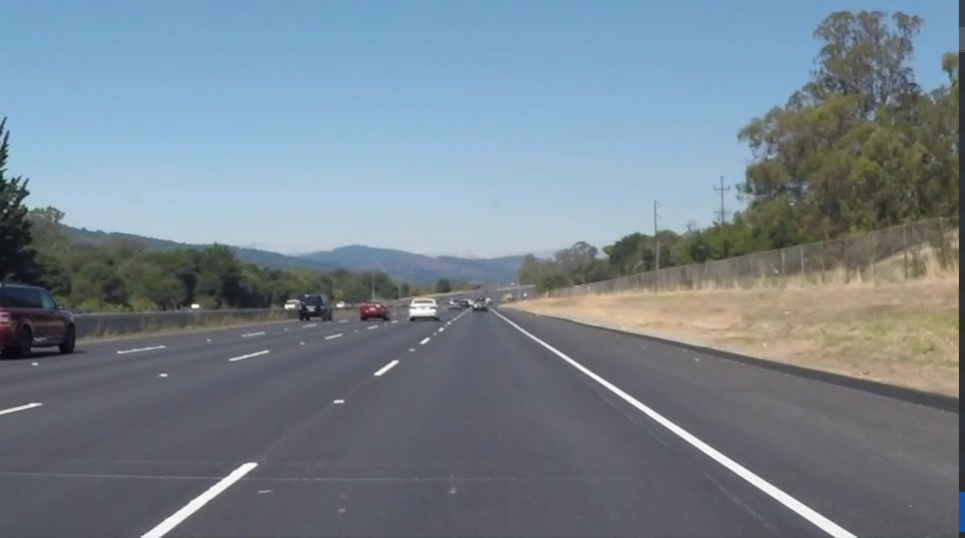
#> input picture way4.jpg, 965 x 538 px
$ python lane_detection_2.py   (older library calls are emulated)
#> lines starting #> are read from the running program, lines starting #| are printed output that depends on the picture; after the words box and inside, x2 and y2 are one past the last pixel; in counts of white or black regions, pixels touching at a corner belong together; long printed decimals are rounded
#!/user/bin/env python
# -*- coding:utf-8 -*-

import cv2
import numpy as np
import matplotlib.pyplot as plt
import matplotlib.image as mplimg

# 高斯滤波核大小
blur_ksize = 5

# Canny边缘检测高低阈值
canny_lth = 50
canny_hth = 150

# 霍夫变换参数
rho = 1 #rho的步长，即直线到图像原点(0,0)点的距离
theta = np.pi / 180 #theta的范围
threshold = 15 #累加器中的值高于它时才认为是一条直线
min_line_len = 40 #线的最短长度，比这个短的都被忽略
max_line_gap = 20 #两条直线之间的最大间隔，小于此值，认为是一条直线

def information(image):
    print(image.shape);
    height = image.shape[0]
    width = image.shape[1]
    channels = image.shape[2]
    print("width: %s,height: %s,channels: %s"%(width,height,channels))

def process_an_image(img):
    # 1. 灰度化、滤波和Canny
    gray = cv2.cvtColor(img, cv2.COLOR_RGB2GRAY)
    cv2.imshow("gray", gray)#转化为灰度图像

    plt.hist(gray.ravel(), 256, (0, 256))
    plt.show()

    #dst = cv2.equalizeHist(gray)
    #cv2.imshow("dst",dst)#直方图整体均衡化

    clahe = cv2.createCLAHE(clipLimit=2.0, tileGridSize=(3, 3))
    dst = clahe.apply(gray)#直方图局部自适应均衡化
    cv2.imshow("dst", dst)
    plt.hist(dst.ravel(), 256, (0, 256))
    plt.show()

    blur_gray = cv2.GaussianBlur(dst, (blur_ksize, blur_ksize), 1)
    #blur_gray = cv2.blur(gray,(5,5))#均值模糊
    #blur_gray = cv2.medianBlur(gray,5)#中值滤波
    cv2.imshow("blur_gray", blur_gray)#高斯滤波

    # [8 lines of commented-out code are left out]

    """kernel1 = np.array([[0, 1, 2], [-1, 0, 1], [-2, -1, 0]])  #自定义算子
    a = cv2.filter2D(blur_gray, cv2.CV_32F, kernel=kernel1)
    kernel2 = np.array([[-2, -1, 0], [-1, 0, 1], [0, 1, 2]])
    b = cv2.filter2D(blur_gray, cv2.CV_32F, kernel=kernel2)  # 图像卷积运算
    mid = cv2.addWeighted(a, 0.5, b, 0.5, 0)
    edges = cv2.convertScaleAbs(mid)  # 变成8位单通道255结果，
    cv2.imshow("custom",edges)"""


    edges = cv2.Canny(blur_gray, canny_lth, canny_hth)  # canny边缘检测
    cv2.imshow("edges", edges)

    # 2. 标记四个坐标点用于ROI截取
    rows, cols = edges.shape#图像的高与宽
    points = np.array([[(0, 500), (480, 325), (520, 325), (960, 500)]])
    # [[[0 540], [460 325], [520 325], [959 540]]]
    roi_edges = roi_mask(edges, points)
    cv2.imshow("roi_edges",roi_edges)

    # 3. 霍夫直线提取
    drawing, lines = hough_lines(roi_edges, rho, theta,threshold, min_line_len, max_line_gap)

    # 4. 车道拟合计算
    draw_lanes(drawing, lines)


    # 5. 最终将结果合在原图上
    result = cv2.addWeighted(img, 0.9, drawing, 0.2, 0)
    return result


def roi_mask(img, corner_points):

    mask = np.zeros_like(img)# 创建掩膜
    cv2.fillPoly(mask, corner_points, 255)

    masked_img = cv2.bitwise_and(img, mask)
    return masked_img


def hough_lines(img, rho, theta, threshold, min_line_len, max_line_gap):
    # 统计概率霍夫直线变换
    lines = cv2.HoughLinesP(img, rho, theta, threshold,
                            minLineLength=min_line_len, maxLineGap=max_line_gap)
    #rho: 线段以像素为单位的距离精度，double类型的，推荐用1.0 ；theta： 线段以弧度为单位的角度精度，推荐用numpy.pi/180；
    # 新建一副空白画布

    drawing = np.zeros((img.shape[0], img.shape[1], 3), dtype=np.uint8)
    #画出直线检测结果
    draw_lines(drawing, lines)

    return drawing, lines


def draw_lines(img, lines, color=[0, 0, 255], thickness=1):#画线
    for line in lines:
        for x1, y1, x2, y2 in line:
            cv2.line(img, (x1, y1), (x2, y2), color, thickness)


def draw_lanes(img, lines, color=[255, 0, 0], thickness=8):#画车道线
    # a. 划分左右车道列表
    left_lines, right_lines = [], []
    for line in lines:
        for x1, y1, x2, y2 in line:
            k = (y2 - y1) / (x2 - x1)
            if k < 0:#根据斜率划分左右线段
                left_lines.append(line)
            else:
                right_lines.append(line)

    if (len(left_lines) <= 0 or len(right_lines) <= 0):
        return

    # b. 清理异常数据
    clean_lines(left_lines,0.1)
    clean_lines(right_lines, 0.1)

    #for line in left_lines:
    #   for x1,y1,x2,y2 in line:
    #        cv2.line(img, (x1,y1),(x2,y2), [0, 0, 255], 15)


    # c. 得到左右车道线点的集合，拟合直线
    left_points = [(x1, y1) for line in left_lines for x1, y1, x2, y2 in line]
    # 提取左侧直线族中的所有的第一个点
    left_points = left_points + [(x2, y2)for line in left_lines for x1, y1, x2, y2 in line]
    # 提取左侧直线族中的所有的第二个点
    right_points = [(x1, y1)for line in right_lines for x1, y1, x2, y2 in line]
    # 提取右侧直线族中的所有的第一个点
    right_points = right_points + [(x2, y2) for line in right_lines for x1, y1, x2, y2 in line]
    # 提取右侧侧直线族中的所有的第二个点
    left_results = least_squares_fit(left_points, 325, img.shape[0])
    # 拟合点集，生成直线表达式，并计算左侧直线在图像中的两个端点的坐标
    right_results = least_squares_fit(right_points, 325, img.shape[0])
    # 拟合点集，生成直线表达式，并计算右侧直线在图像中的两个端点的坐标,325是y最小,最大是图像y

    # 注意这里点的顺序
    #vtxs = np.array([[left_results[1], left_results[0], right_results[0], right_results[1]]])

    # d.填充车道区域
    #cv2.fillPoly(img, vtxs, (0, 255, 0))

     #或者只画车道线
    cv2.line(img, left_results[0], left_results[1], [0, 255, 0], 8)
    cv2.line(img, right_results[0], right_results[1], [0, 255, 0],8)

    kl =(left_results[1][1] - left_results[0][1])/(left_results[1][0] - left_results[0][0])
    kr =(right_results[1][1] - right_results[0][1])/(right_results[1][0] - right_results[0][0])
    c = kr/(kr - kl)
    print(c)

def clean_lines(lines, threshold):
    # 迭代计算斜率均值，排除掉与差值差异较大的数据
    slope = [(y2 - y1) / (x2 - x1)
             for line in lines for x1, y1, x2, y2 in line]
    while len(lines) > 0:#计算斜率平均值
        mean = np.mean(slope)#计算斜率平均值,因为后面会将直线和斜率值弹出
        diff = [abs(s - mean) for s in slope]#计算每条直线斜率与平均值的差值
        idx = np.argmax(diff)#找出差值最大的下标
        if diff[idx] > threshold:# 如果下标对应的差值大于threshold就删去该直线
            slope.pop(idx)#弹出斜率
            lines.pop(idx)#弹出直线
        else:
            break

#拟合点集，生成直线表达式，并计算直线在图像中的两个端点的坐标
def least_squares_fit(point_list, ymin, ymax):
    # 最小二乘法拟合
    x = [p[0] for p in point_list]#提取x
    y = [p[1] for p in point_list]#提取y

    fit = np.polyfit(y, x, 1)#用一次多项式x=a*y+b拟合这些点，fit是(a,b)，1代表线性
    fit_fn = np.poly1d(fit)  #生成多项式对象a*y+b

    xmin = int(fit_fn(ymin))#计算这条直线在图像中最左侧的横坐标
    xmax = int(fit_fn(ymax))#计算这条直线在图像中最右侧的横坐标

    print(xmin,ymin,xmax,ymax)
    return [(xmin, ymin), (xmax, ymax)]

if __name__ == "__main__":
    img = cv2.imread('way4.jpg')
#> img is the input picture: shape (538, 965, 3); mean B, G, R 141.9, 131.3, 117.5
    #plt.imshow(img)
    #plt.show()
    information(img)
#| (538, 965, 3)
#| width: 965,height: 538,channels: 3
    result = process_an_image(img)
#> in process_an_image, `gray = cv2.cvtColor(img, cv2.COLOR_RGB2GRAY)`:
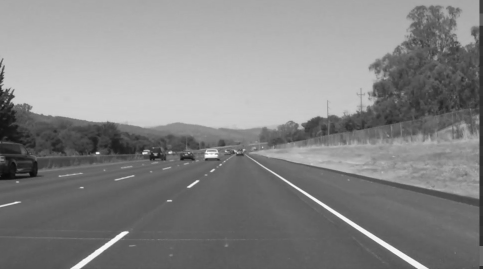
#> gray: shape (538, 965) (shown at 1/2 size); min 8, max 255, mean 132.9
#> in process_an_image, `dst = clahe.apply(gray)#直方图局部自适应均衡化`:
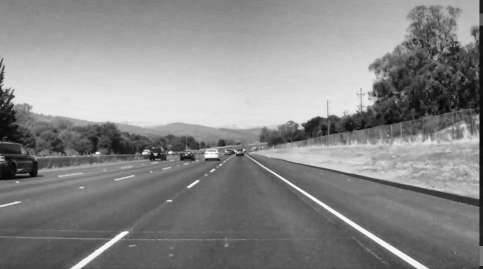
#> dst: shape (538, 965) (shown at 1/2 size); min 4, max 255, mean 136.6
#> in process_an_image, `plt.show()`:
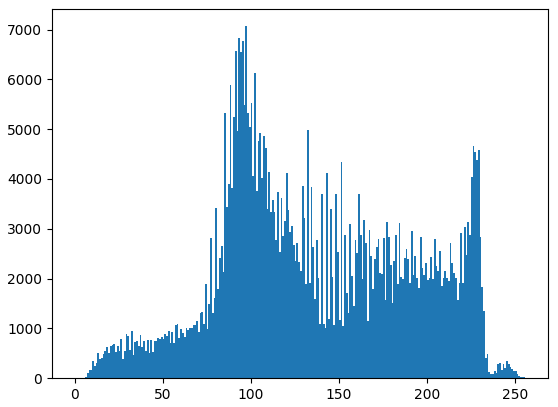
#> figure drawn by matplotlib, 1 panel; tallest bar 7067 high, from x = 97 to 98
#> in process_an_image, `edges = cv2.Canny(blur_gray, canny_lth, canny_hth)`:
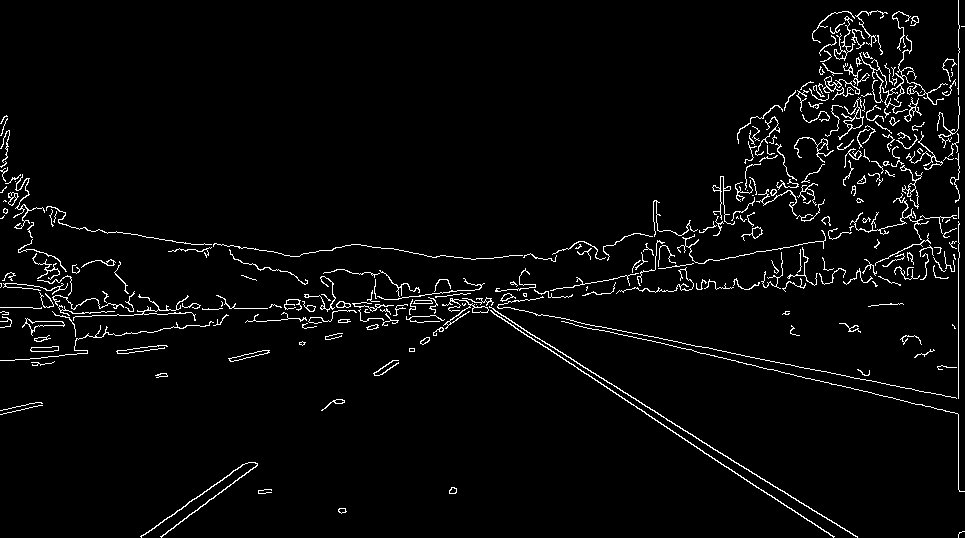
#> edges: shape (538, 965); 3.3% white in thin lines or dots
#> in roi_mask, `masked_img = cv2.bitwise_and(img, mask)`:
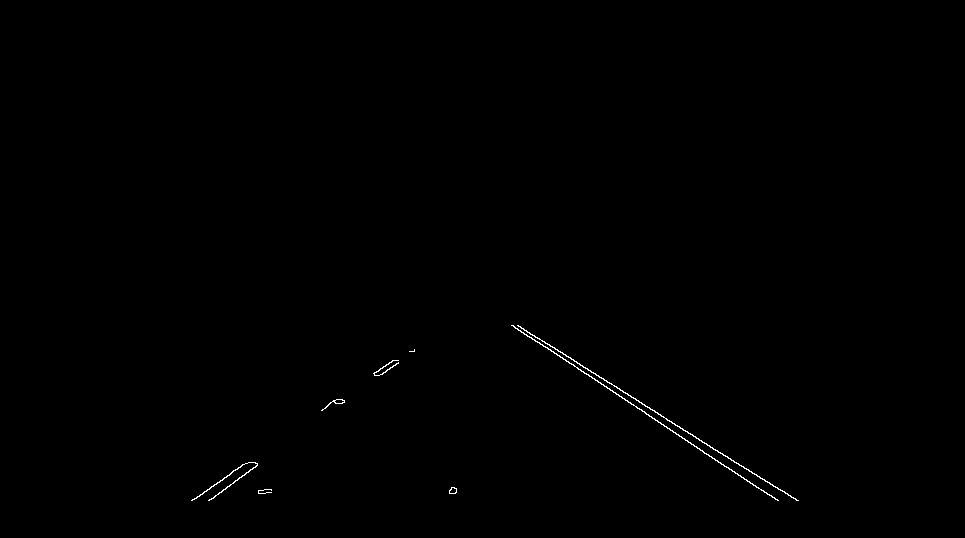
#> masked_img: shape (538, 965); 0.25% white in thin lines or dots, all inside (x1, y1, x2, y2) = (191, 325, 799, 501)
#> in hough_lines, `lines = cv2.HoughLinesP(img, rho, theta, threshold, minLineLength=min_..`: lines = 14 rows, first 6: [577, 363, 796, 500], [515, 328, 728, 467], [646, 414, 778, 500], [727, 456, 798, 500], [517, 325, 579, 363], [208, 500, 257, 464]
#> the loop in draw_lines, `for line in lines:` made 14 passes
#> the loop in draw_lanes, `for line in lines:` made 14 passes
#> after the loop in draw_lanes, `for line in lines:`: left_lines = [[[208, 500, 257, 464]], [[192, 500, 245, 463]], [[211, 499, 254, 467]]]; right_lines = 11 items, first 6: [[577, 363, 796, 500]], [[515, 328, 728, 467]], [[646, 414, 778, 500]], [[727, 456, 798, 500]], [[517, 325, 579, 363]], [[511, 325, 573, 364]]
#> in clean_lines, `slope = [(y2 - y1) / (x2 - x1) for line in lines for x1, y1, x2, y2 in..`: slope = [-0.735, -0.698, -0.744]
#> the loop in clean_lines, `while len(lines) > 0:#计算斜率平均值` made 1 pass
#> (mean, diff, idx) on pass 1: (-0.726, [0.00903, 0.0276, 0.0185], 1)
#> after the loop in clean_lines, `while len(lines) > 0:#计算斜率平均值`: lines has the same summary as left_lines in draw_lanes
#> the loop in clean_lines (call 2), `while len(lines) > 0:#计算斜率平均值` made 1 pass
#> (mean, idx) on pass 1: (0.626, 7)
#> in draw_lanes, `left_points = [(x1, y1) for line in left_lines for x1, y1, x2, y2 in l..`: left_points = [(208, 500), (192, 500), (211, 499)]
#> in draw_lanes, `left_points = left_points + [(x2, y2)for line in left_lines for x1, y1..`: left_points = [(208, 500), (192, 500), (211, 499), (257, 464), (245, 463), (254, 467)]
#> in draw_lanes, `right_points = [(x1, y1)for line in right_lines for x1, y1, x2, y2 in ..`: right_points = [(577, 363), (515, 328), (646, 414), (727, 456), (517, 325), (511, 325), (598, 376), (545, 343), (568, 362), (735, 473), (622, 391)]
#> in draw_lanes, `right_points = right_points + [(x2, y2) for line in right_lines for x1..`: right_points = [(577, 363), (515, 328), (646, 414), (727, 456), (517, 325), (511, 325), (598, 376), (545, 343), (568, 362), (735, 473), (622, 391), (796, 500), (728, 467), (778, 500), (798, 500), (579, 363), (573, 364), (654, 410), (587, 368), (618, 394), (777, 500), (663, 416)]
#> in least_squares_fit, `x = [p[0] for p in point_list]#提取x`: x = [208, 192, 211, 257, 245, 254]
#> in least_squares_fit, `y = [p[1] for p in point_list]#提取y`: y = [500, 500, 499, 464, 463, 467]
#> in least_squares_fit, `fit = np.polyfit(y, x, 1)#用一次多项式x=a*y+b拟合这些点，fit是(a,b)，1代表线性`: fit = [-1.37, 888.8]
#> in least_squares_fit, `xmin = int(fit_fn(ymin))#计算这条直线在图像中最左侧的横坐标`: xmin = 443
#> in least_squares_fit, `xmax = int(fit_fn(ymax))#计算这条直线在图像中最右侧的横坐标`: xmax = 151
#| 443 325 151 538
#> in draw_lanes, `left_results = least_squares_fit(left_points, 325, img.shape[0])`: left_results = [(443, 325), (151, 538)]
#| 515 325 845 538
#> in draw_lanes, `right_results = least_squares_fit(right_points, 325, img.shape[0])`: right_results = [(515, 325), (845, 538)]
#> in draw_lanes, `cv2.line(img, right_results[0], right_results[1], [0, 255, 0],8)`:
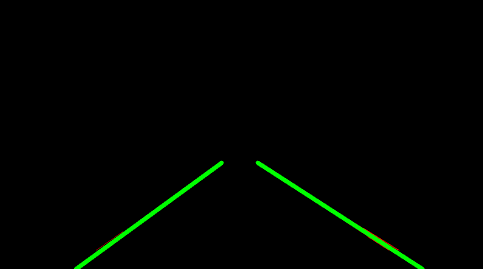
#> img: shape (538, 965, 3) (shown at 1/2 size); mean of channels 0, 1, 2 0, 3.2, 0.1; drawn as B, G, R
#> in draw_lanes, `kl =(left_results[1][1] - left_results[0][1])/(left_results[1][0] - le..`: kl = -0.729
#> in draw_lanes, `kr =(right_results[1][1] - right_results[0][1])/(right_results[1][0] -..`: kr = 0.645
#> in draw_lanes, `c = kr/(kr - kl)`: c = 0.469
#| 0.4695
#> in process_an_image, `result = cv2.addWeighted(img, 0.9, drawing, 0.2, 0)`:
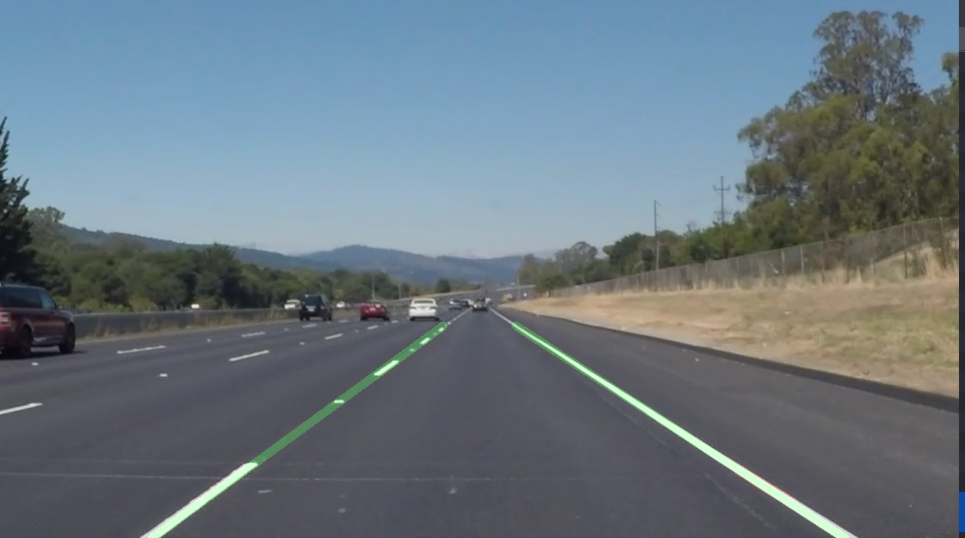
#> result: shape (538, 965, 3); mean B, G, R 127.7, 118.8, 105.8
    cv2.imshow("result", result)
    cv2.waitKey(0)

$ run again, with way1.jpg copied over way4.jpg
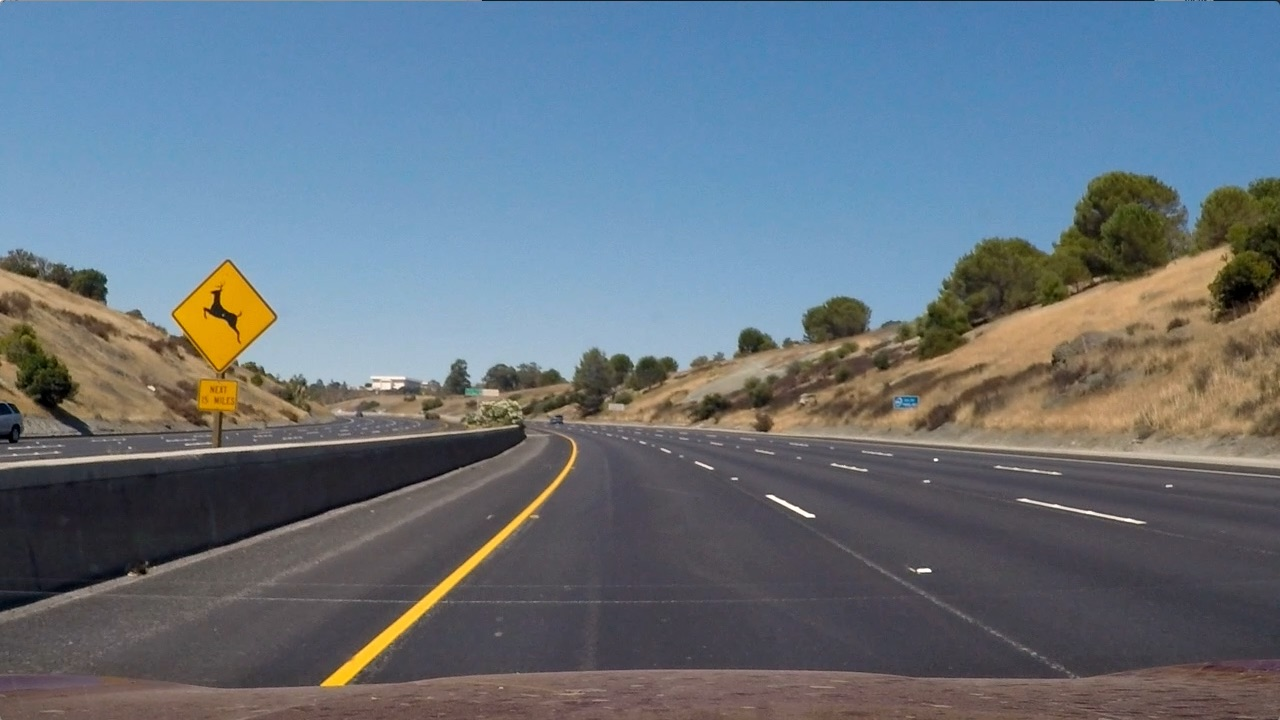
#> input picture way1.jpg, 1280 x 720 px
#> img is the input picture: shape (720, 1280, 3); mean B, G, R 125.5, 114.6, 102.8
#| (720, 1280, 3)
#| width: 1280,height: 720,channels: 3
#> edges: shape (720, 1280); 4.2% white in thin lines or dots
#> mask: shape (720, 1280); 9.6% white; 1 white region, box (x1, y1, x2, y2) and area: (0, 325, 961, 501) 88461
#> masked_img: shape (720, 1280); 0.79% white in thin lines or dots, all inside (x1, y1, x2, y2) = (109, 352, 868, 501)
#> in hough_lines, `lines = cv2.HoughLinesP(img, rho, theta, threshold, minLineLength=min_..`: lines = 162 rows, first 6: [632, 419, 735, 412], [331, 379, 426, 392], [212, 430, 373, 419], [413, 418, 523, 422], [463, 413, 622, 427], [325, 387, 378, 391]
#> the loop in draw_lines, `for line in lines:` made 162 passes
#> after the loop in draw_lines, `for line in lines:`:
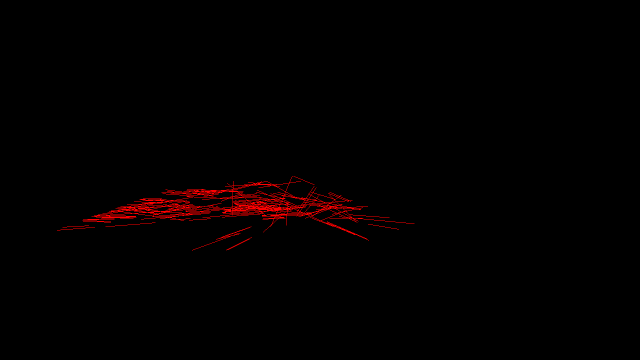
#> img: shape (720, 1280, 3) (shown at 1/2 size); mean of channels 0, 1, 2 0, 0, 3; drawn as B, G, R
#> the loop in draw_lanes, `for line in lines:` made 162 passes
#> after the loop in draw_lanes, `for line in lines:`: left_lines = 91 items, first 6: [[632, 419, 735, 412]], [[212, 430, 373, 419]], [[524, 430, 621, 425]], [[237, 416, 388, 411]], [[175, 438, 228, 437]], [[211, 453, 310, 445]]; right_lines = 71 items, first 6: [[331, 379, 426, 392]], [[413, 418, 523, 422]], [[463, 413, 622, 427]], [[325, 387, 378, 391]], [[191, 430, 271, 432]], [[678, 433, 828, 447]]
#> in clean_lines, `slope = [(y2 - y1) / (x2 - x1) for line in lines for x1, y1, x2, y2 in..`: slope = 91 values, max -0.0154 at index 37, min -34 at index 84, mean -0.756
#> the loop in clean_lines, `while len(lines) > 0:#计算斜率平均值` made 34 passes
#> (mean, idx) on passes 1 to 8: (-0.756, 84), (-0.387, 73), (-0.226, 60), (-0.202, 56), (-0.187, 34), (-0.173, 42), (-0.161, 81), (-0.152, 53)
#> after the loop in clean_lines, `while len(lines) > 0:#计算斜率平均值`: lines = 58 items, first 6: [[632, 419, 735, 412]], [[212, 430, 373, 419]], [[524, 430, 621, 425]], [[237, 416, 388, 411]], [[175, 438, 228, 437]], [[211, 453, 310, 445]]; slope = 58 values, max -0.0154 at index 29, min -0.169 at index 32, mean -0.0806
#> the loop in clean_lines (call 2), `while len(lines) > 0:#计算斜率平均值` made 27 passes
#> (mean, idx) on passes 1 to 8: (0.202, 68), (0.19, 55), (0.181, 24), (0.175, 29), (0.17, 38), (0.165, 47), (0.161, 33), (0.156, 25)
#> in draw_lanes, `left_points = [(x1, y1) for line in left_lines for x1, y1, x2, y2 in l..`: left_points = 58 pairs, first value 114 to 659, second value 369 to 460
#> in draw_lanes, `left_points = left_points + [(x2, y2)for line in left_lines for x1, y1..`: left_points = 116 pairs, first value 114 to 735, second value 362 to 460
#> in draw_lanes, `right_points = [(x1, y1)for line in right_lines for x1, y1, x2, y2 in ..`: right_points = 45 pairs, first value 165 to 736, second value 364 to 448
#> in draw_lanes, `right_points = right_points + [(x2, y2) for line in right_lines for x1..`: right_points = 90 pairs, first value 165 to 828, second value 364 to 458
#> x = 116 values, max 735 at index 58, min 114 at index 14, mean 413.4
#> y = 116 values, max 460 at index 14, min 362 at index 88, mean 414.9
#> fit = [-2.13, 1295.4]
#> xmin = 604
#> xmax = -234
#| 604 325 -234 720
#> left_results = [(604, 325), (-234, 720)]
#| 427 325 444 720
#> right_results = [(427, 325), (444, 720)]
#> kl = -0.471
#> kr = 23.24
#> c = 0.98
#| 0.9801
#> in process_an_image, `result = cv2.addWeighted(img, 0.9, drawing, 0.2, 0)`:
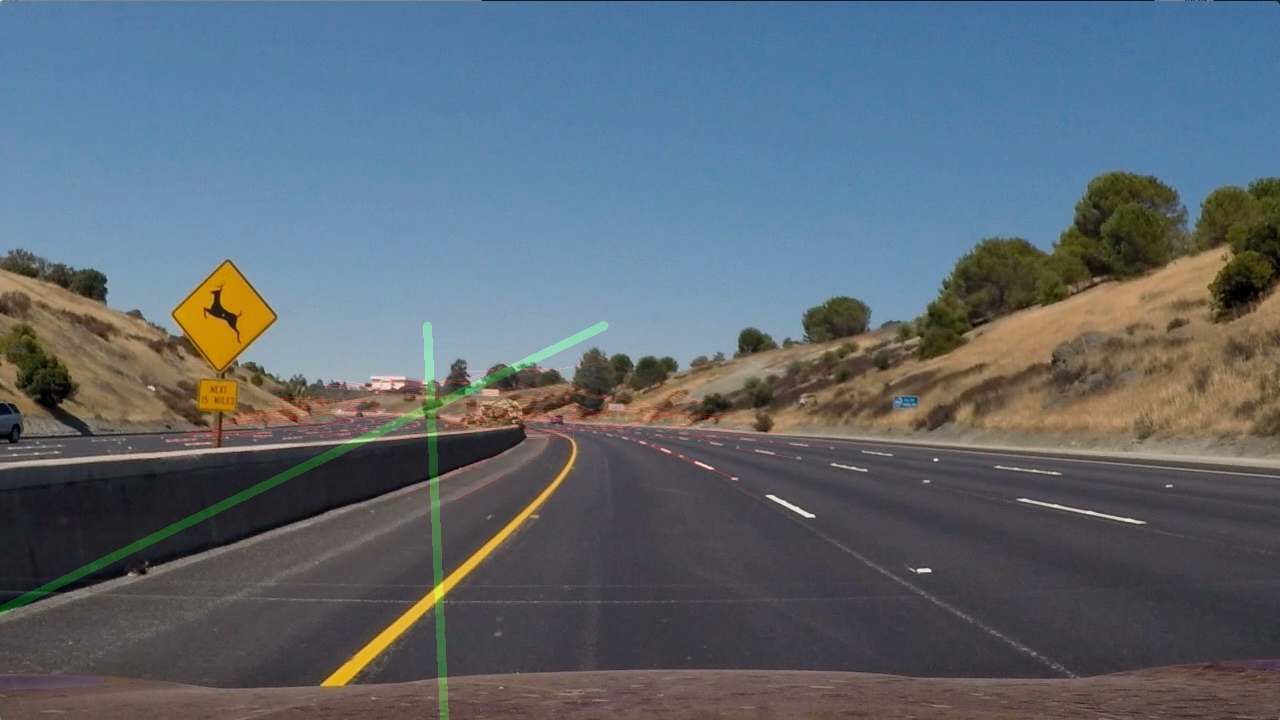
#> result: shape (720, 1280, 3); mean B, G, R 112.9, 103.7, 93
